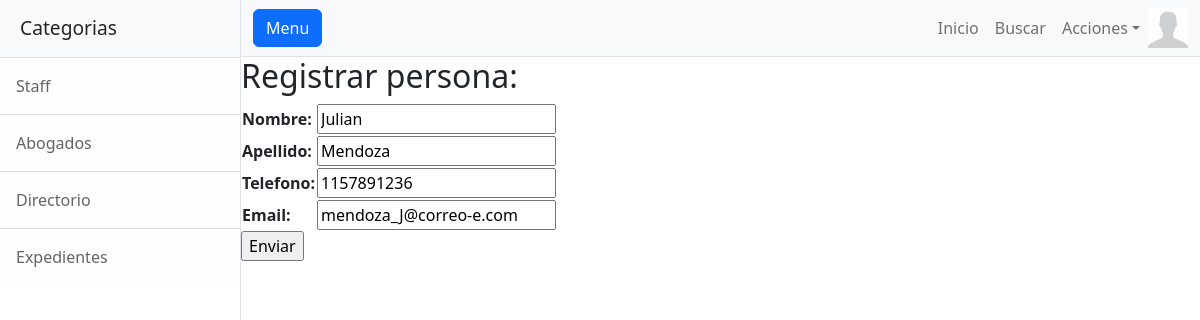
/quick_lex/update_pers/11/ (signed in), run on the app's committed database.
### quick_lex/models.py (models this page shows, shortened)
class Avatar(models.Model):
    imagen = models.ImageField(upload_to="avatares")
    user = models.OneToOneField(User, on_delete= models.CASCADE)

class Personas(models.Model):
    nombre= models.CharField(max_length=50)
    apellido= models.CharField(max_length=50)
    telefono= models.IntegerField()
    email= models.EmailField()

### quick_lex/views.py (the view)
# urls.py: path('update_pers/<id_personas>/', updatePers, name="pers_update"),
@login_required
def updatePers(request, id_personas):
    personas = Personas.objects.get(id=id_personas)
    if request.method == "POST":
        miForm = Persform(request.POST)
        if miForm.is_valid():
            personas.nombre = miForm.cleaned_data.get('nombre')
            personas.apellido = miForm.cleaned_data.get('apellido')
            personas.telefono = miForm.cleaned_data.get('telefono')
            personas.email = miForm.cleaned_data.get('email')
            personas.save()
            return redirect(reverse_lazy("pers"))
    else:
        miForm = Persform(initial={'nombre':personas.nombre,
                                       'apellido':personas.apellido,
                                       'telefono':personas.telefono,
                                       'email':personas.email})
    return render (request, "quick_lex/persForm.html", {'form': miForm})

### quick_lex/forms.py
class Persform(forms.Form):
    nombre= forms.CharField(label='Nombre', max_length=50, required=True)
    apellido= forms.CharField(label='Apellido', max_length=50, required=True)
    telefono= forms.IntegerField(label='Telefono', required=True)
    email= forms.EmailField(label='Email' , required=True)

### quick_lex/templates/quick_lex/persForm.html (shortened to what this page needs)
{% extends 'quick_lex/base.html' %}
{% load static %}
{% block content %}
    <h2>Registrar persona:</h2>
    <form action="" method="POST">
        <table>
            {{ form.as_table }}
        </table>
        <input type="submit" value="Enviar">
    </form>
{% endblock content %}

### quick_lex/templates/quick_lex/base.html (shortened to what this page needs)
<!DOCTYPE html>
<html lang="en">
<head>
    {% load static %}
    <link rel="stylesheet" href="https://cdnjs.cloudflare.com/ajax/libs/font-awesome/6.4.0/css/all.min.css">
    <link href="{% static 'quick_lex/css/styles.css'%}" rel="stylesheet" />
</head>
<body>
    <div class="d-flex" id="wrapper">
        {% if user.is_authenticated %}
        <div class="border-end bg-white" id="sidebar-wrapper">
            <div class="sidebar-heading border-bottom bg-light">Categorias</div>
            <div class="list-group list-group-flush">
                <a class="list-group-item list-group-item-action list-group-item-light p-3" href="{% url 'sta' %}">Staff</a>
                <a class="list-group-item list-group-item-action list-group-item-light p-3" href="{% url 'abog' %}">Abogados</a>
                <a class="list-group-item list-group-item-action list-group-item-light p-3" href="{% url 'pers' %}">Directorio</a>
                <a class="list-group-item list-group-item-action list-group-item-light p-3" href="{% url 'exp' %}">Expedientes</a>
            </div>
        </div>
        {% endif %}
        <div id="page-content-wrapper">
            <nav class="navbar navbar-expand-lg navbar-light bg-light border-bottom">
                <div class="container-fluid">
                    <button class="btn btn-primary" id="sidebarToggle">Menu</button>
                    <div class="collapse navbar-collapse" id="navbarSupportedContent">
                        <ul class="navbar-nav ms-auto mt-2 mt-lg-0">
                            <li class="nav-item active"><a class="nav-link" href="{% url 'main' %}">Inicio</a></li>
                            {% if user.is_authenticated %}
                            <li class="nav-item"><a class="nav-link" href="{% url 'buscar_exp' %}">Buscar</a></li>
                            <li class="nav-item dropdown">
                                <a class="nav-link dropdown-toggle" id="navbarDropdown" href="#" role="button" data-bs-toggle="dropdown" aria-haspopup="true" aria-expanded="false">Acciones</a>
                            </li>
                            <div class="text-center">
                                <img src="{{ request.user.avatar.imagen.url }}" height="40px" weight="40px"/>
                            </div>
                            {% else %}
                            <li class="nav-item"><a class="nav-link" href="{% url 'login' %}">Login</a></li>
                            <li class="nav-item"><a class="nav-link" href="{% url 'registro' %}">Crear Usuario</a></li>
                            {% endif %}
                        </ul>
                    </div>
                </div>
            </nav>
            {% block content %}{% endblock content %}
        </div>
    </div>
</body>
</html>

### data on the page
Personas: nombre "Julian", apellido "Mendoza", telefono "1157891236", email "mendoza_J@correo-e.com"
